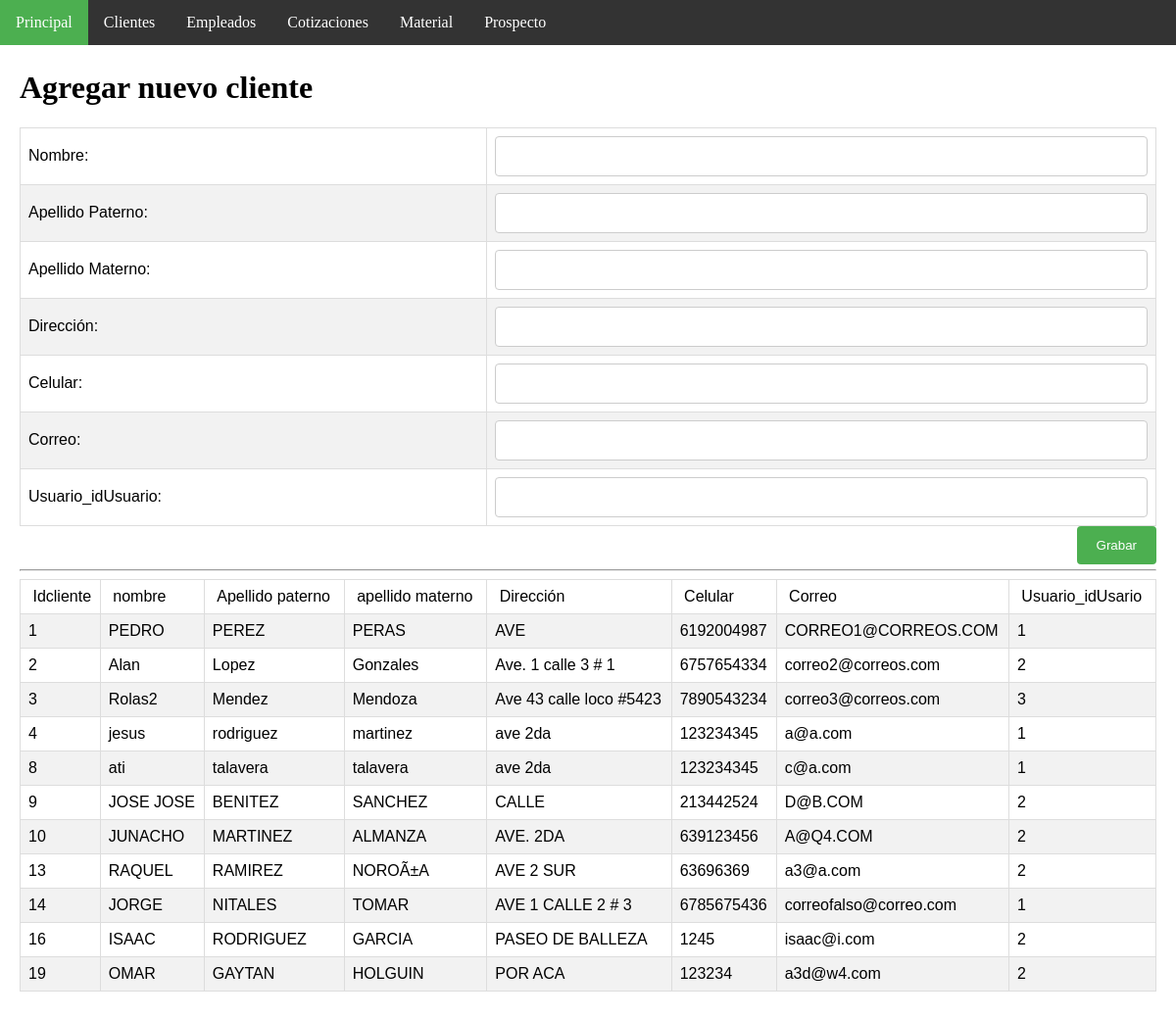
Screenshot of /insertCliente.php (signed in) with the database file from the repository.
### tables this page shows
CREATE TABLE `cliente` (
  `idCliente` int(11) NOT NULL AUTO_INCREMENT,
  `nombre` varchar(30) NOT NULL,
  `ape_pat` varchar(20) NOT NULL,
  `ape_mat` varchar(20) NOT NULL,
  `direccion` varchar(45) NOT NULL,
  `cel` varchar(10) NOT NULL,
  `correo` varchar(30) NOT NULL,
  `Usuario_idUsuario` int(11) NOT NULL,
  PRIMARY KEY (`idCliente`,`Usuario_idUsuario`),
  UNIQUE KEY `correo_UNIQUE` (`correo`),
  KEY `fk_Cliente_Usuario1_idx` (`Usuario_idUsuario`),
  CONSTRAINT `fk_Cliente_Usuario1` FOREIGN KEY (`Usuario_idUsuario`) REFERENCES `usuario` (`idUsuario`) ON DELETE NO ACTION ON UPDATE NO ACTION
);

### insertCliente.php (the view, shortened to what this page needs)
<!DOCTYPE html>
<html>
<head>
   <link rel="stylesheet" type="text/css" href="css/page_style.css">
</head>
<body>
<ul>
  <li><a class="active" href="index.php">Principal</a></li>
  <li><a href="clienteAdmon.php">Clientes</a></li>
  <li><a href="empleadoAdmon.php">Empleados</a></li>
  <li><a href="cotizacionAdmon.php">Cotizaciones</a></li>
  <li><a href="materialAdmon.php">Material</a></li>
  <li><a href="prospectoAdmon.php">Prospecto</a></li>
</ul>
<div style="padding:20px;margin-top:30px;height:1500px;">
<h1>Agregar nuevo cliente</h1>
<form action="insertClienteDb.php" method="post">
<table>
<tr>
   <td>Nombre:</td>
   <td><input type="text" name="nombre" size="20" maxlength="30"></td>
</tr>
<tr>
   <td>Apellido Paterno:</td>
   <td><input type="text" name="a_p" size="20" maxlength="30"></td>
</tr>
<tr>
   <td>Apellido Materno:</td>
   <td><input type="text" name="a_m" size="20" maxlength="30"></td>
</tr>
<tr>
   <td>Dirección:</td>
   <td><input type="text" name="dir" size="20" maxlength="30"></td>
</tr>
<tr>
   <td>Celular:</td>
   <td><input type="text" name="cel" size="20" maxlength="30"></td>
</tr>
<tr>
   <td>Correo:</td>
   <td><input type="text" name="email" size="20" maxlength="30"></td>
</tr>
<tr>
   <td>Usuario_idUsuario:</td>
   <td><input type="text" name="idu" size="20" maxlength="30"></td>
</tr>
</table>
<input type="submit" name="accion" value="Grabar">
<br><br>
</FORM>
<hr>
<?php
   $link=Conectarse();
   $query="select * from cliente";
   $result=mysqli_query($link,$query);
?>
<center>
 <table>
     <tr>
         <td >&nbsp;Idcliente</td>
         <td>&nbsp;nombre&nbsp;</td>
         <td>&nbsp;Apellido paterno&nbsp;</td>
         <td>&nbsp;apellido materno&nbsp;</td>
         <td>&nbsp;Dirección&nbsp;</td>
         <td>&nbsp;Celular&nbsp;</td>
         <td>&nbsp;Correo&nbsp;</td>
         <td>&nbsp;Usuario_idUsario&nbsp;</td>
      </tr>
<?php
   while($row = mysqli_fetch_array($result)) {
echo "<tr><td>".$row["idCliente"]."</td>";
echo "<td >".$row["nombre"]."</td>";
echo "<td>".$row["ape_pat"]."</td>";
echo "<td>".$row["ape_mat"]."</td>";
echo "<td>".$row["direccion"]."</td>";
echo "<td>".$row["cel"]."</td>";
echo "<td>".$row["correo"]."</td>";
echo "<td>".$row["Usuario_idUsuario"]."</td></tr>";
   }
?>
 </table> </center>
</div>
</body>
</html>

### css/page_style.css (style rules this page uses)
table { font-family: "Trebuchet MS", Arial, Helvetica, sans-serif; border-collapse: collapse; width: 100%; }
td,th { border: 1px solid #ddd; padding: 8px; }
tr:nth-child(even) { background-color: #f2f2f2; }
* { box-sizing: border-box; }
input[type=text], select, textarea { width: 100%; padding: 12px; border: 1px solid #ccc; border-radius: 4px; resize: vertical; }
input[type=submit] { background-color: #4CAF50; color: white; padding: 12px 20px; border: none; border-radius: 4px; cursor: pointer; float: right; }
body { margin:0; }
ul { list-style-type: none; margin: 0; padding: 0; overflow: hidden; background-color: #333; position: fixed; top: 0; width: 100%; }
li { float: left; }
li a { display: block; color: white; text-align: center; padding: 14px 16px; text-decoration: none; }
.active { background-color: #4CAF50; }

### rows the page displays
cliente: idCliente "1", nombre "PEDRO", ape_pat "PEREZ", ape_mat "PERAS", direccion "AVE", cel "6192004987", correo "CORREO1@CORREOS.COM", Usuario_idUsuario "1"
cliente: idCliente "2", nombre "Alan", ape_pat "Lopez", ape_mat "Gonzales", direccion "Ave. 1 calle 3 # 1", cel "6757654334", correo "correo2@correos.com", Usuario_idUsuario "2"
cliente: idCliente "3", nombre "Rolas2", ape_pat "Mendez", ape_mat "Mendoza", direccion "Ave 43 calle loco #5423", cel "7890543234", correo "correo3@correos.com", Usuario_idUsuario "3"
cliente: idCliente "4", nombre "jesus", ape_pat "rodriguez", ape_mat "martinez", direccion "ave 2da", cel "123234345", correo "a@a.com", Usuario_idUsuario "1"
cliente: idCliente "8", nombre "ati", ape_pat "talavera", ape_mat "talavera", direccion "ave 2da", cel "123234345", correo "c@a.com", Usuario_idUsuario "1"
cliente: idCliente "9", nombre "JOSE JOSE", ape_pat "BENITEZ", ape_mat "SANCHEZ", direccion "CALLE", cel "213442524", correo "D@B.COM", Usuario_idUsuario "2"
cliente: idCliente "10", nombre "JUNACHO", ape_pat "MARTINEZ", ape_mat "ALMANZA", direccion "AVE. 2DA", cel "639123456", correo "A@Q4.COM", Usuario_idUsuario "2"
cliente: idCliente "13", nombre "RAQUEL", ape_pat "RAMIREZ", ape_mat "NOROÃ±A", direccion "AVE 2 SUR", cel "63696369", correo "a3@a.com", Usuario_idUsuario "2"
cliente: idCliente "14", nombre "JORGE", ape_pat "NITALES", ape_mat "TOMAR", direccion "AVE 1 CALLE 2 # 3", cel "6785675436", correo "correofalso@correo.com", Usuario_idUsuario "1"
cliente: idCliente "16", nombre "ISAAC", ape_pat "RODRIGUEZ", ape_mat "GARCIA", direccion "PASEO DE BALLEZA", cel "1245", correo "isaac@i.com", Usuario_idUsuario "2"
cliente: idCliente "19", nombre "OMAR", ape_pat "GAYTAN", ape_mat "HOLGUIN", direccion "POR ACA", cel "123234", correo "a3d@w4.com", Usuario_idUsuario "2"
